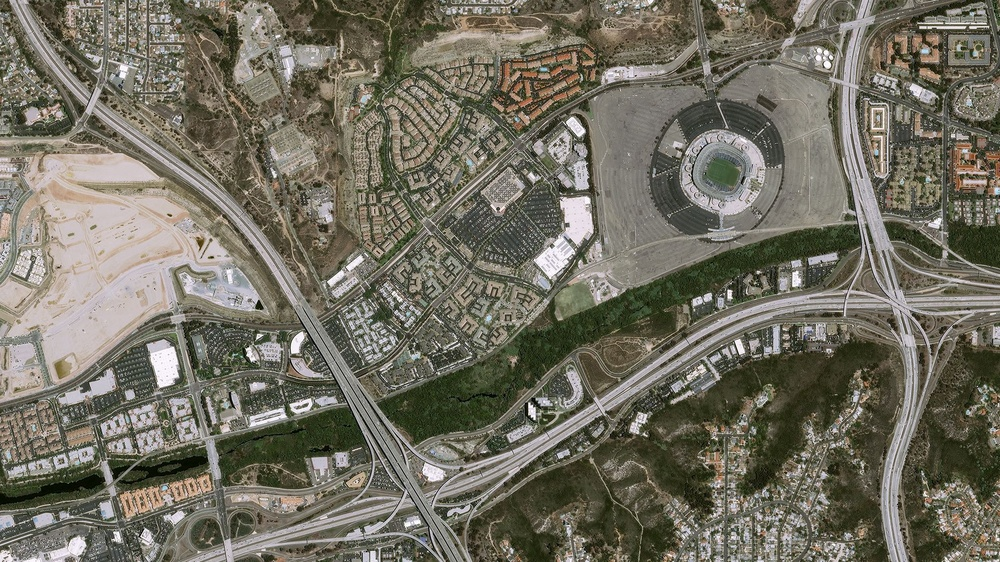
#> input picture Semester 7/CVIP/Task2/map.jpg, 1000 x 562 px, shrunk from 1920 x 1080 before the run
$ python 'Bit Plane Slicing.py'
#> lines starting #> are read from the running program, lines starting #| are printed output that depends on the picture; after the words box and inside, x2 and y2 are one past the last pixel; in counts of white or black regions, pixels touching at a corner belong together
# Bit Plane Slicing
# Bit plane slicing extracts specific bits from the pixel values to highlight certain features.

import cv2
import numpy as np

# Read the image
image = cv2.imread('map.jpg')
#> image is the input picture: shape (562, 1000, 3); mean B, G, R 97, 110.4, 113.7

# Convert the image to grayscale
gray_image = cv2.cvtColor(image, cv2.COLOR_BGR2GRAY)
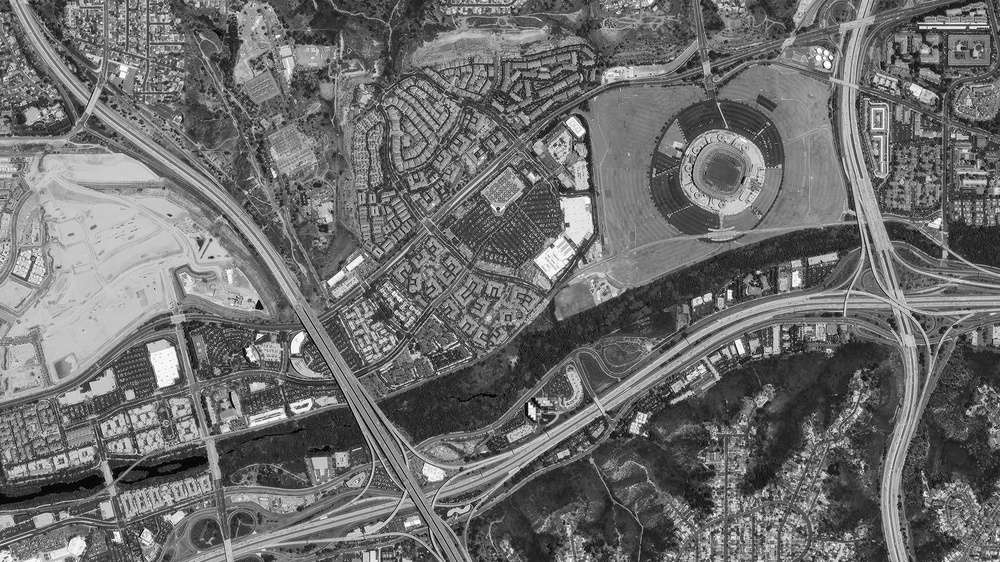
#> gray_image: shape (562, 1000); min 0, max 255, mean 109.8

# Extract the bit plane for map image
bit_plane = np.bitwise_and(gray_image, 2**7)
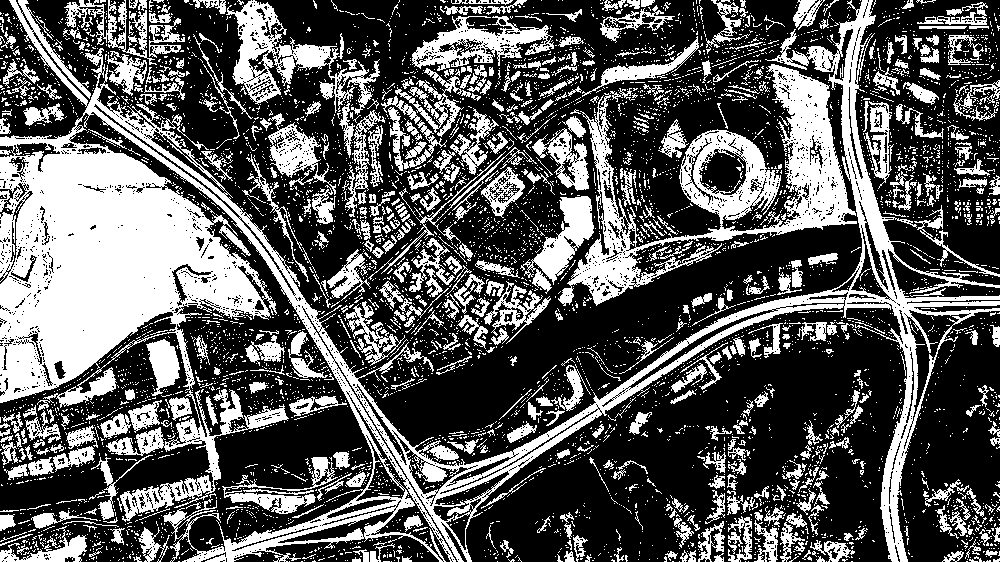
#> bit_plane: shape (562, 1000); values 0 (black) and 128 (white), 35.5% white; 5745 white regions (5192 under 20 px), largest, box (x1, y1, x2, y2) and area: (0, 0, 1000, 562) 83325, (558, 64, 857, 306) 17654, (226, 0, 339, 105) 4067

cv2.imshow('Bit Plane 7 Image', bit_plane)
cv2.waitKey(0)
cv2.destroyAllWindows()

$ run again, with Semester 7/CVIP/Task2/image1.jpg copied over Semester 7/CVIP/Task2/map.jpg
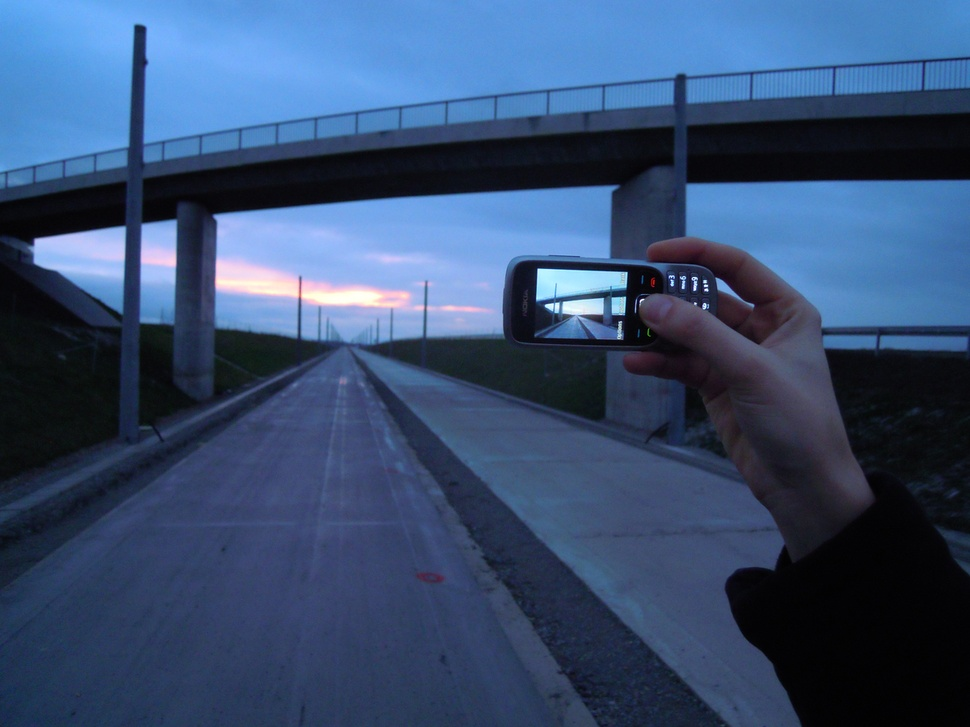
#> input picture Semester 7/CVIP/Task2/image1.jpg, 970 x 727 px, shrunk from 1200 x 900 before the run
#> image is the input picture: shape (727, 970, 3); mean B, G, R 112.6, 78.1, 55.7
#> `gray_image = cv2.cvtColor(image, cv2.COLOR_BGR2GRAY)`:
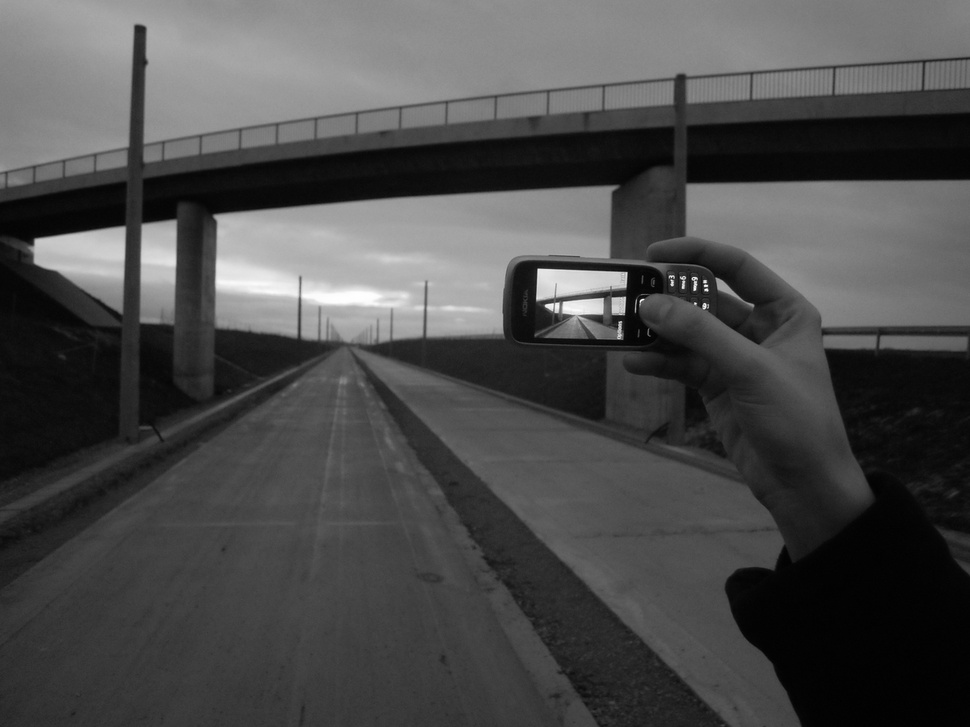
#> gray_image: shape (727, 970); min 0, max 254, mean 75.3
#> `bit_plane = np.bitwise_and(gray_image, 2**7)`:
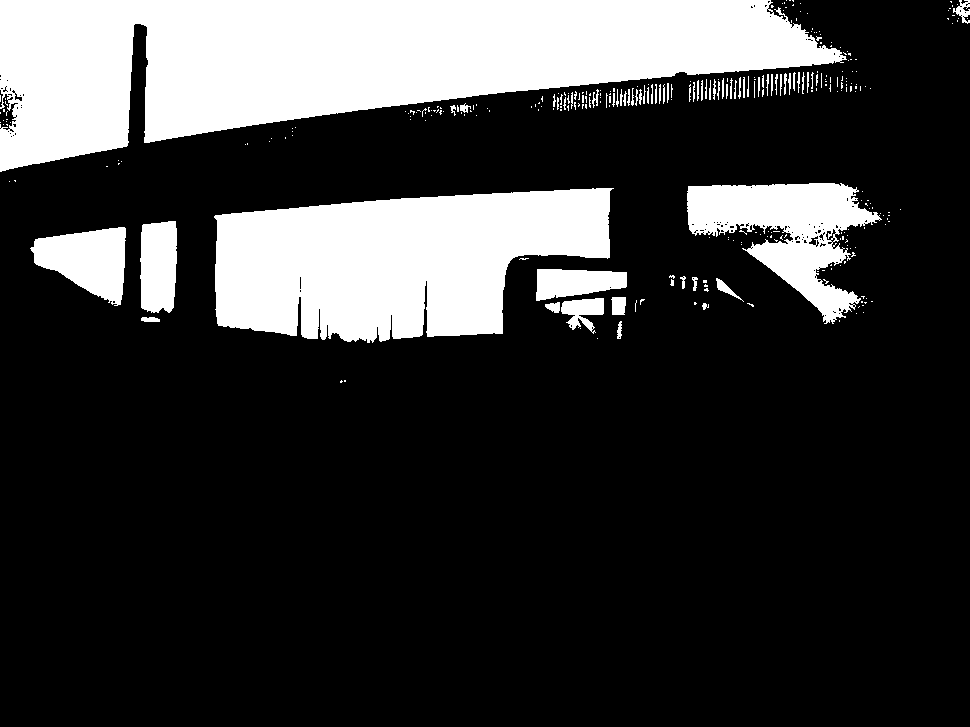
#> bit_plane: shape (727, 970); values 0 (black) and 128 (white), 22.4% white; 318 white regions (251 under 20 px), largest, box (x1, y1, x2, y2) and area: (0, 0, 847, 172) 85972, (214, 188, 614, 343) 44882, (687, 183, 882, 324) 12431
